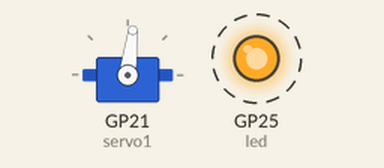
This program was run on a simulated Raspberry Pi Pico running MicroPython. Parts: servo, output pins drawn as LEDs (lit = HIGH). Dashed ring = blinking. Random numbers come from a fixed seed; servo angles are drawn from the pulse width (0.5 ms = 0°, 2.5 ms = 180°).

Above: at 0.1 s.
At 37.1 s:
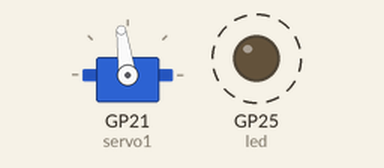
Timing chart, 0 to 40.0 s (numbered marks = the images above):
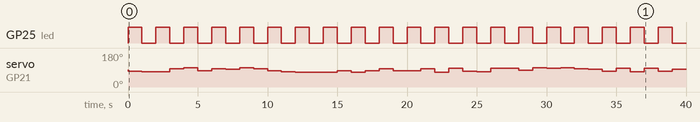

The program:

0.2.2_laserdef.py
```python
from machine import Pin, PWM
import time, random
delay = 1
led = Pin(25, Pin.OUT)
led.value(1)
#laser = Pin(0, Pin.OUT)
#laser.value(1)

class Servo(PWM):
    def __init__(self, pin: Pin):
        super().__init__(pin)
        self.MIN = 814000
        self.MID = 1507000
        self.MAX = 2200000
        self.STEP = (self.MAX - self.MIN)/100
        self.pos_perc_min = 40
        self.pos_perc_max = 60
        super().freq(50)
        super().duty_ns(self.MID)
    def rand(self,):
        super().duty_ns(int(((random.randint(self.pos_perc_min, self.pos_perc_max)) * self.STEP)+self.MIN))
    def min(self,):
        super().duty_ns(int((self.pos_perc_min * self.STEP)+self.MIN))
    def max(self,):
        super().duty_ns(int((self.pos_perc_max * self.STEP)+self.MIN))
    def go(self,pos):
        super().duty_ns(int((pos * self.STEP)+self.MIN))

class Laser(Pin):
    def __init__(self, pin: Pin):
        super().__init__(pin)
        super().value(1)
    def rand(self,):
        i = random.randint(1,10)
        if i >= 3:
            super().value(1)
        else:
            super().value(0)

servo1 = Servo(Pin(21))
laser = Laser(14)

while True:
    servo1.rand()
    time.sleep(delay)
    led.toggle()
    laser.rand()
```

Measured:
- by itself, GP25 (led): alternates HIGH for 1.0 s and LOW for 1.0 s
- by itself, servo on GP21 (servo1): 91° → 83° at 0.02 s, → 81° 0.98 s later, → 82° 1.0 s later, → 96° 1.0 s later, … (36 changes in this stretch)
